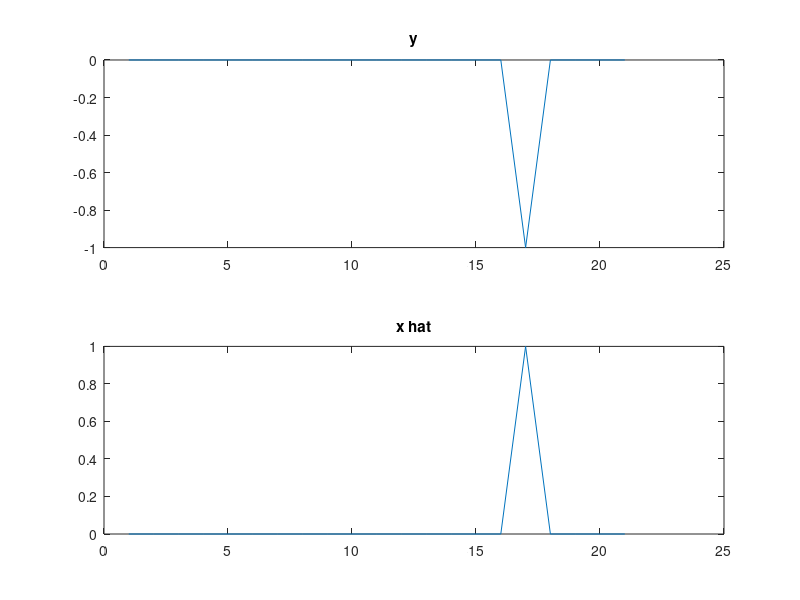

Write MATLAB code to recreate this figure.
%% summary
% this script shows how to use xcorr to offset one signal to match another.
% xcorr returns two values, CORRELATION and LAG.
%   CORRELATION - a measure of the similarity of two signals sliding
%   against each other. it returns a vector sized 2 * max(length(x),
%   length(y)) - 1. higher amplitude means higher correlation, and negative
%   values mean negative correlation (i.e. negative phase relationship)
%   LAG - the offset, or distance between the start of x and y.
% to get the offset of the x to correlate maximally to y, find the index of
% the correlation vector with the largest amplitude. that index is the
% index of the lag vector that will line up the two signals. zero pad the
% beginning of x by lag(index) samples to line them up.

%% reset
clear all;

%% setup
L = 60;
loc = 17;
y = zeros(L, 1);
y(loc) = -1;

x = zeros(5, 1);
x(1) = 1;


%% how to use xcorr to find time offset between two signals
[correlation, lag] = xcorr(y, x);
[~, idx] = max(abs(correlation));
offset = lag(idx);
x_hat = [zeros(offset, 1); x];

%% show results
subplot(211);
plot(y(1:length(x_hat)));
title('y');
subplot(212);
plot(x_hat);
title('x hat')
